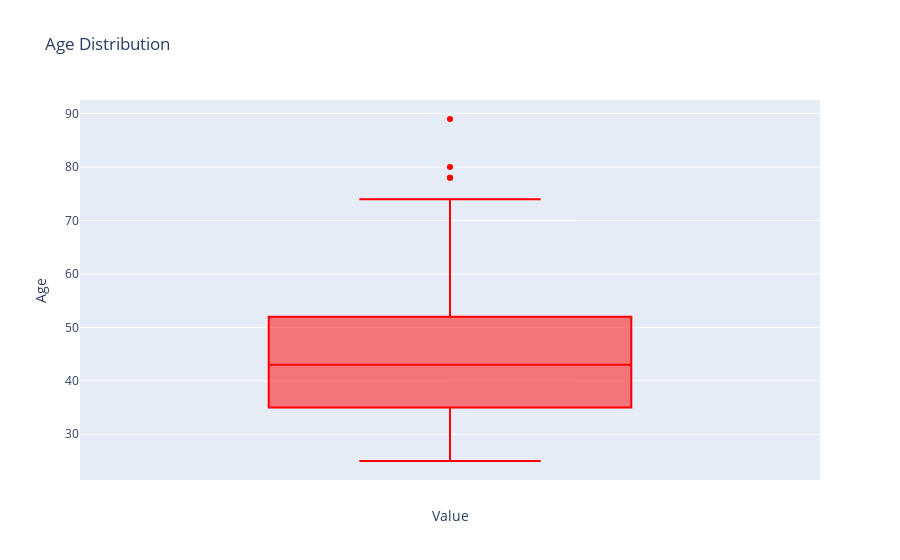

Notebook cell for this chart:
### Code cell
# Box plot for age using plotly express
fig = px.box(data, y="Age", title="Age Distribution", color_discrete_sequence=["red"])
fig.update_layout(yaxis_title="Age", xaxis_title="Value")
fig.show()

### Figure 1 — Plotly figure (JSON) as saved in the notebook; plotly's stock layout.template omitted (floating-point values rounded to 4 significant figures; data arrays with more than 128 entries replaced by an {"elided": "..."} marker saying what was removed)
{"data": [{"alignmentgroup": "True", "hovertemplate": "Age=%{y}<extra></extra>", "legendgroup": "", "marker": {"color": "red"}, "name": "", "notched": false, "offsetgroup": "", "orientation": "v", "showlegend": false, "type": "box", "x0": " ", "xaxis": "x", "y": {"elided": "1005 int values"}, "y0": " ", "yaxis": "y"}], "layout": {"boxmode": "group", "legend": {"tracegroupgap": 0}, "title": {"text": "Age Distribution"}, "xaxis": {"anchor": "y", "domain": [0, 1], "title": {"text": "Value"}}, "yaxis": {"anchor": "x", "domain": [0, 1], "title": {"text": "Age"}}}}
